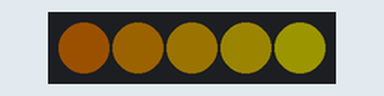
Recording of a program running on a simulated Seeed XIAO (SAMD21). Parts: 5 RGB LEDs in strip order, left to right. Dim RGB values are drawn brighter than linear.

Above: at 4.02 s.
At 4.85 s:
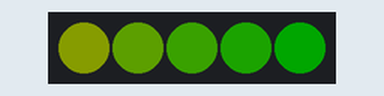
At 5.64 s:
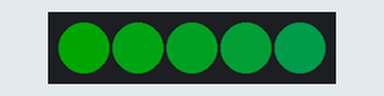
At 6.44 s:
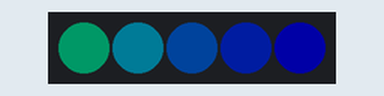
At 7.33 s:
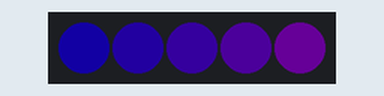
At 9.55 s:
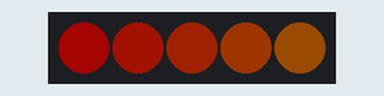
Timing chart, 0 to 40.0 s (numbered marks = the images above):
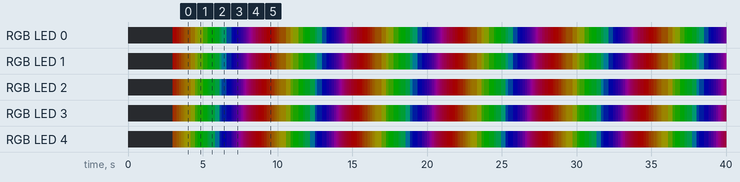

The program:

main.cpp
```cpp
#include <Arduino.h>
#include <FastLED.h>


FASTLED_USING_NAMESPACE

//#define DATA_PIN    D1
#define DATA_PIN    3
// #define DATA_PIN 3 is equivalent to D1 according to pin definitions for this board
// Neither 3 nor D1 compiles
// C:\Users\Tabula Rasa\AppData\Local\Arduino15\packages\Seeeduino\hardware\nrf52\1.1.8\variants\Seeed_XIAO_nRF52840_Sense\variant.h


#define LED_TYPE    WS2812B
#define COLOR_ORDER GRB
#define NUM_LEDS    5
CRGB leds[NUM_LEDS];

#define BRIGHTNESS          40
#define FRAMES_PER_SECOND  120

void setup() {
  delay(3000);
  FastLED.addLeds<LED_TYPE,DATA_PIN,COLOR_ORDER>(leds, NUM_LEDS).setCorrection(TypicalLEDStrip);
  FastLED.setBrightness(BRIGHTNESS);
}


uint8_t gHue = 0;

void loop(){

  fill_rainbow( leds, NUM_LEDS, gHue, 7);
  EVERY_N_MILLISECONDS( 20 ) { gHue++; }
  FastLED.show();
  FastLED.delay(1000/FRAMES_PER_SECOND);

}
```

Measured:
- by itself, everything shown: repeats every 6.4 s, in 46 steps
